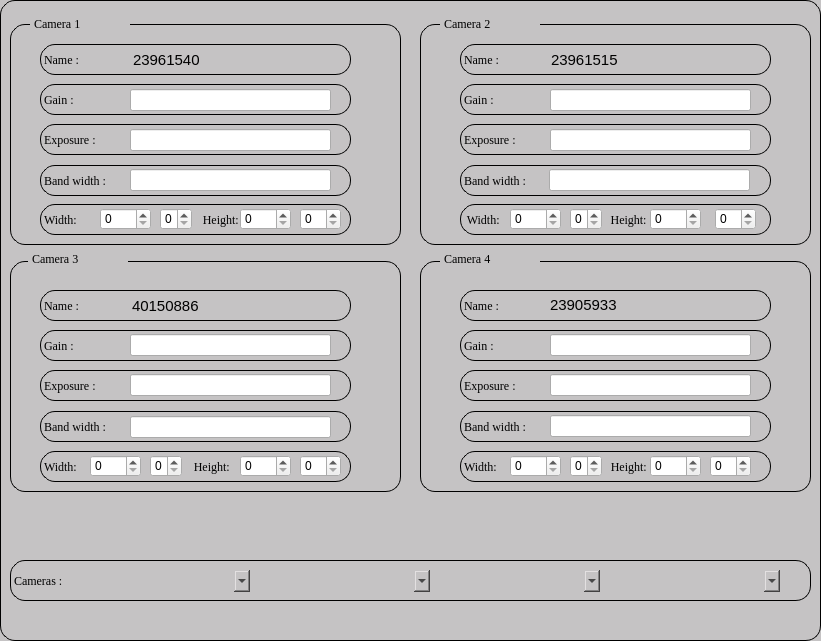
   <widget class="QFrame" name="frame_2">
    <property name="geometry">
     <rect>
      <x>40</x>
      <y>30</y>
      <width>821</width>
      <height>641</height>
     </rect>
    </property>
    <property name="layoutDirection">
     <enum>Qt::RightToLeft</enum>
    </property>
    <property name="styleSheet">
     <string notr="true">QFrame {
	background-color: rgb(197 , 195,196);

	border-radius: 15px;
	border: 1px solid rgb(0,0, 0);
}

</string>
    </property>
    <property name="frameShape">
     <enum>QFrame::StyledPanel</enum>
    </property>
    <property name="frameShadow">
     <enum>QFrame::Raised</enum>
    </property>
    <widget class="QLabel" name="label_15">
     <property name="enabled">
      <bool>false</bool>
     </property>
     <property name="geometry">
      <rect>
       <x>30</x>
       <y>15</y>
       <width>100</width>
       <height>17</height>
      </rect>
     </property>
     <property name="maximumSize">
      <size>
       <width>100</width>
       <height>16777215</height>
      </size>
     </property>
     <property name="font">
      <font>
       <family>Times New Roman</family>
       <pointsize>9</pointsize>
       <kerning>true</kerning>
      </font>
     </property>
     <property name="contextMenuPolicy">
      <enum>Qt::DefaultContextMenu</enum>
     </property>
     <property name="styleSheet">
      <string notr="true">QFrame {
	background-color: rgb(197 , 195,196);
	color:rgb(0,0,0);
	border: 1px solid rgb(197 , 195,196);

}

</string>
     </property>
     <property name="text">
      <string>Camera 1</string>
     </property>
    </widget>
    <widget class="QFrame" name="frame_4">
     <property name="geometry">
      <rect>
       <x>10</x>
       <y>24</y>
       <width>391</width>
       <height>221</height>
      </rect>
     </property>
     <property name="font">
      <font>
       <family>Times New Roman</family>
      </font>
     </property>
     <property name="frameShape">
      <enum>QFrame::StyledPanel</enum>
     </property>
     <property name="frameShadow">
      <enum>QFrame::Raised</enum>
     </property>
     <widget class="QLabel" name="label">
      <property name="geometry">
       <rect>
        <x>30</x>
        <y>20</y>
        <width>311</width>
        <height>31</height>
       </rect>
      </property>
      <property name="font">
       <font>
        <family>Times New Roman</family>
       </font>
      </property>
      <property name="text">
       <string>Name :</string>
      </property>
     </widget>
     <widget class="QLabel" name="label_2">
      <property name="geometry">
       <rect>
        <x>30</x>
        <y>60</y>
        <width>311</width>
        <height>31</height>
       </rect>
      </property>
      <property name="font">
       <font>
        <family>Times New Roman</family>
       </font>
      </property>
      <property name="text">
       <string>Gain :</string>
      </property>
     </widget>
     <widget class="QLabel" name="label_3">
      <property name="geometry">
       <rect>
        <x>30</x>
        <y>100</y>
        <width>311</width>
        <height>31</height>
       </rect>
      </property>
      <property name="font">
       <font>
        <family>Times New Roman</family>
       </font>
      </property>
      <property name="text">
       <string>Exposure :</string>
      </property>
     </widget>
     <widget class="QLabel" name="label_4">
      <property name="geometry">
       <rect>
        <x>30</x>
        <y>141</y>
        <width>311</width>
        <height>31</height>
       </rect>
      </property>
      <property name="font">
       <font>
        <family>Times New Roman</family>
       </font>
      </property>
      <property name="text">
       <string>Band width :</string>
      </property>
     </widget>
     <widget class="QLabel" name="label_23">
      <property name="geometry">
       <rect>
        <x>30</x>
        <y>180</y>
        <width>311</width>
        <height>31</height>
       </rect>
      </property>
      <property name="font">
       <font>
        <family>Times New Roman</family>
       </font>
      </property>
      <property name="text">
       <string>Width:                                          Height:   </string>
      </property>
     </widget>
     <widget class="QLineEdit" name="line_gain_cam_1">
      <property name="geometry">
       <rect>
        <x>120</x>
        <y>65</y>
        <width>201</width>
        <height>22</height>
       </rect>
      </property>
     </widget>
     <widget class="QLineEdit" name="line_exposure_cam_1">
      <property name="geometry">
       <rect>
        <x>120</x>
        <y>105</y>
        <width>201</width>
        <height>22</height>
       </rect>
      </property>
     </widget>
     <widget class="QLineEdit" name="line_bandwight_cam_1">
      <property name="geometry">
       <rect>
        <x>120</x>
        <y>145</y>
        <width>201</width>
        <height>22</height>
       </rect>
      </property>
     </widget>
     <widget class="QSpinBox" name="line_height_cam_1">
      <property name="geometry">
       <rect>
        <x>230</x>
        <y>184</y>
        <width>51</width>
        <height>22</height>
       </rect>
      </property>
      <property name="layoutDirection">
       <enum>Qt::LeftToRight</enum>
      </property>
      <property name="maximum">
       <number>20000</number>
      </property>
     </widget>
     <widget class="QSpinBox" name="line_width_cam_1">
      <property name="geometry">
       <rect>
        <x>90</x>
        <y>184</y>
        <width>51</width>
        <height>22</height>
       </rect>
      </property>
      <property name="layoutDirection">
       <enum>Qt::LeftToRight</enum>
      </property>
      <property name="maximum">
       <number>20000</number>
      </property>
     </widget>
     <widget class="QLabel" name="label_26">
      <property name="geometry">
       <rect>
        <x>123</x>
        <y>28</y>
        <width>71</width>
        <height>16</height>
       </rect>
      </property>
      <property name="font">
       <font>
        <pointsize>11</pointsize>
       </font>
      </property>
      <property name="styleSheet">
       <string notr="true">border:None;</string>
      </property>
      <property name="text">
       <string>23961540</string>
      </property>
     </widget>
     <widget class="QSpinBox" name="line_offset_y_cam_1">
      <property name="geometry">
       <rect>
        <x>290</x>
        <y>184</y>
        <width>41</width>
        <height>22</height>
       </rect>
      </property>
      <property name="layoutDirection">
       <enum>Qt::LeftToRight</enum>
      </property>
      <property name="maximum">
       <number>20000</number>
      </property>
     </widget>
     <widget class="QSpinBox" name="line_offset_x_cam_1">
      <property name="geometry">
       <rect>
        <x>150</x>
        <y>184</y>
        <width>32</width>
        <height>22</height>
       </rect>
      </property>
      <property name="layoutDirection">
       <enum>Qt::LeftToRight</enum>
      </property>
      <property name="maximum">
       <number>20000</number>
      </property>
     </widget>
    </widget>
    <widget class="QFrame" name="frame_5">
     <property name="geometry">
      <rect>
       <x>420</x>
       <y>24</y>
       <width>391</width>
       <height>221</height>
      </rect>
     </property>
     <property name="font">
      <font>
       <family>Times New Roman</family>
      </font>
     </property>
     <property name="frameShape">
      <enum>QFrame::StyledPanel</enum>
     </property>
     <property name="frameShadow">
      <enum>QFrame::Raised</enum>
     </property>
     <widget class="QLabel" name="label_5">
      <property name="geometry">
       <rect>
        <x>40</x>
        <y>141</y>
        <width>311</width>
        <height>31</height>
       </rect>
      </property>
      <property name="font">
       <font>
        <family>Times New Roman</family>
       </font>
      </property>
      <property name="text">
       <string>Band width :</string>
      </property>
     </widget>
     <widget class="QLabel" name="label_6">
      <property name="geometry">
       <rect>
        <x>40</x>
        <y>60</y>
        <width>311</width>
        <height>31</height>
       </rect>
      </property>
      <property name="font">
       <font>
        <family>Times New Roman</family>
       </font>
      </property>
      <property name="text">
       <string>Gain :</string>
      </property>
     </widget>
     <widget class="QLabel" name="label_7">
      <property name="geometry">
       <rect>
        <x>40</x>
        <y>100</y>
        <width>311</width>
        <height>31</height>
       </rect>
      </property>
      <property name="font">
       <font>
        <family>Times New Roman</family>
       </font>
      </property>
      <property name="text">
       <string>Exposure :</string>
      </property>
     </widget>
     <widget class="QLabel" name="label_8">
      <property name="geometry">
       <rect>
        <x>40</x>
        <y>20</y>
        <width>311</width>
        <height>31</height>
       </rect>
      </property>
      <property name="font">
       <font>
        <family>Times New Roman</family>
       </font>
      </property>
      <property name="text">
       <string>Name :</string>
      </property>
     </widget>
     <widget class="QLabel" name="label_24">
      <property name="geometry">
       <rect>
        <x>40</x>
        <y>180</y>
        <width>311</width>
        <height>31</height>
       </rect>
      </property>
      <property name="font">
       <font>
        <family>Times New Roman</family>
       </font>
      </property>
      <property name="text">
       <string> Width:                                     Height:   </string>
      </property>
     </widget>
     <widget class="QLineEdit" name="line_gain_cam_2">
      <property name="geometry">
       <rect>
        <x>130</x>
        <y>65</y>
        <width>201</width>
        <height>22</height>
       </rect>
      </property>
     </widget>
     <widget class="QLineEdit" name="line_exposure_cam_2">
      <property name="geometry">
       <rect>
        <x>130</x>
        <y>105</y>
        <width>201</width>
        <height>22</height>
       </rect>
      </property>
     </widget>
     <widget class="QLineEdit" name="line_bandwight_cam_2">
      <property name="geometry">
       <rect>
        <x>129</x>
        <y>145</y>
        <width>201</width>
        <height>22</height>
       </rect>
      </property>
     </widget>
     <widget class="QSpinBox" name="line_height_cam_2">
      <property name="geometry">
       <rect>
        <x>230</x>
        <y>184</y>
        <width>51</width>
        <height>22</height>
       </rect>
      </property>
      <property name="layoutDirection">
       <enum>Qt::LeftToRight</enum>
      </property>
      <property name="maximum">
       <number>20000</number>
      </property>
     </widget>
     <widget class="QSpinBox" name="line_width_cam_2">
      <property name="geometry">
       <rect>
        <x>90</x>
        <y>184</y>
        <width>51</width>
        <height>22</height>
       </rect>
      </property>
      <property name="layoutDirection">
       <enum>Qt::LeftToRight</enum>
      </property>
      <property name="maximum">
       <number>20000</number>
      </property>
     </widget>
     <widget class="QLabel" name="label_29">
      <property name="geometry">
       <rect>
        <x>131</x>
        <y>28</y>
        <width>71</width>
        <height>16</height>
       </rect>
      </property>
      <property name="font">
       <font>
        <pointsize>11</pointsize>
       </font>
      </property>
      <property name="styleSheet">
       <string notr="true">border:None;</string>
      </property>
      <property name="text">
       <string>23961515</string>
      </property>
     </widget>
     <widget class="QSpinBox" name="line_offset_x_cam_2">
      <property name="geometry">
       <rect>
        <x>150</x>
        <y>184</y>
        <width>32</width>
        <height>22</height>
       </rect>
      </property>
      <property name="layoutDirection">
       <enum>Qt::LeftToRight</enum>
      </property>
      <property name="maximum">
       <number>20000</number>
      </property>
     </widget>
     <widget class="QSpinBox" name="line_offset_y_cam_2">
      <property name="geometry">
       <rect>
        <x>295</x>
        <y>184</y>
        <width>41</width>
        <height>22</height>
       </rect>
      </property>
      <property name="layoutDirection">
       <enum>Qt::LeftToRight</enum>
      </property>
      <property name="maximum">
       <number>20000</number>
      </property>
     </widget>
    </widget>
    <widget class="QLabel" name="label_16">
     <property name="enabled">
      <bool>false</bool>
     </property>
     <property name="geometry">
      <rect>
       <x>440</x>
       <y>15</y>
       <width>100</width>
       <height>17</height>
      </rect>
     </property>
     <property name="maximumSize">
      <size>
       <width>100</width>
       <height>16777215</height>
      </size>
     </property>
     <property name="font">
      <font>
       <family>Times New Roman</family>
       <pointsize>9</pointsize>
       <kerning>true</kerning>
      </font>
     </property>
     <property name="contextMenuPolicy">
      <enum>Qt::DefaultContextMenu</enum>
     </property>
     <property name="styleSheet">
      <string notr="true">QFrame {
	background-color: rgb(197 , 195,196);
	color:rgb(0,0,0);
	border: 1px solid rgb(197 , 195,196);

}

</string>
     </property>
     <property name="text">
      <string>Camera 2</string>
     </property>
    </widget>
    <widget class="QFrame" name="frame_6">
     <property name="geometry">
      <rect>
       <x>420</x>
       <y>261</y>
       <width>391</width>
       <height>231</height>
      </rect>
     </property>
     <property name="font">
      <font>
       <family>Times New Roman</family>
      </font>
     </property>
     <property name="frameShape">
      <enum>QFrame::StyledPanel</enum>
     </property>
     <property name="frameShadow">
      <enum>QFrame::Raised</enum>
     </property>
     <widget class="QLabel" name="label_9">
      <property name="geometry">
       <rect>
        <x>40</x>
        <y>150</y>
        <width>311</width>
        <height>31</height>
       </rect>
      </property>
      <property name="font">
       <font>
        <family>Times New Roman</family>
       </font>
      </property>
      <property name="text">
       <string>Band width :</string>
      </property>
     </widget>
     <widget class="QLabel" name="label_10">
      <property name="geometry">
       <rect>
        <x>40</x>
        <y>29</y>
        <width>311</width>
        <height>31</height>
       </rect>
      </property>
      <property name="font">
       <font>
        <family>Times New Roman</family>
       </font>
      </property>
      <property name="text">
       <string>Name :</string>
      </property>
     </widget>
     <widget class="QLabel" name="label_11">
      <property name="geometry">
       <rect>
        <x>40</x>
        <y>109</y>
        <width>311</width>
        <height>31</height>
       </rect>
      </property>
      <property name="font">
       <font>
        <family>Times New Roman</family>
       </font>
      </property>
      <property name="text">
       <string>Exposure :</string>
      </property>
     </widget>
     <widget class="QLabel" name="label_12">
      <property name="geometry">
       <rect>
        <x>40</x>
        <y>69</y>
        <width>311</width>
        <height>31</height>
       </rect>
      </property>
      <property name="font">
       <font>
        <family>Times New Roman</family>
       </font>
      </property>
      <property name="text">
       <string>Gain :</string>
      </property>
     </widget>
     <widget class="QLabel" name="label_28">
      <property name="geometry">
       <rect>
        <x>40</x>
        <y>190</y>
        <width>311</width>
        <height>31</height>
       </rect>
      </property>
      <property name="font">
       <font>
        <family>Times New Roman</family>
       </font>
      </property>
      <property name="text">
       <string>Width:                                      Height:   </string>
      </property>
     </widget>
     <widget class="QSpinBox" name="spinBox_5">
      <property name="geometry">
       <rect>
        <x>-150</x>
        <y>200</y>
        <width>61</width>
        <height>22</height>
       </rect>
      </property>
      <property name="layoutDirection">
       <enum>Qt::LeftToRight</enum>
      </property>
     </widget>
     <widget class="QSpinBox" name="spinBox_6">
      <property name="geometry">
       <rect>
        <x>-257</x>
        <y>200</y>
        <width>61</width>
        <height>22</height>
       </rect>
      </property>
      <property name="layoutDirection">
       <enum>Qt::LeftToRight</enum>
      </property>
     </widget>
     <widget class="QSpinBox" name="line_width_cam_4">
      <property name="geometry">
       <rect>
        <x>90</x>
        <y>194</y>
        <width>51</width>
        <height>22</height>
       </rect>
      </property>
      <property name="layoutDirection">
       <enum>Qt::LeftToRight</enum>
      </property>
      <property name="maximum">
       <number>20000</number>
      </property>
     </widget>
     <widget class="QSpinBox" name="line_height_cam_4">
      <property name="geometry">
       <rect>
        <x>230</x>
        <y>194</y>
        <width>51</width>
        <height>22</height>
       </rect>
      </property>
      <property name="layoutDirection">
       <enum>Qt::LeftToRight</enum>
      </property>
      <property name="maximum">
       <number>20000</number>
      </property>
     </widget>
     <widget class="QLineEdit" name="line_bandwight_cam_4">
      <property name="geometry">
       <rect>
        <x>130</x>
        <y>154</y>
        <width>201</width>
        <height>22</height>
       </rect>
      </property>
     </widget>
     <widget class="QLineEdit" name="line_gain_cam_4">
      <property name="geometry">
       <rect>
        <x>130</x>
        <y>73</y>
        <width>201</width>
        <height>22</height>
       </rect>
      </property>
     </widget>
     <widget class="QLineEdit" name="line_exposure_cam_4">
      <property name="geometry">
       <rect>
        <x>130</x>
        <y>113</y>
        <width>201</width>
        <height>22</height>
       </rect>
      </property>
     </widget>
     <widget class="QLabel" name="label_31">
      <property name="geometry">
       <rect>
        <x>130</x>
        <y>36</y>
        <width>71</width>
        <height>16</height>
       </rect>
      </property>
      <property name="font">
       <font>
        <pointsize>11</pointsize>
       </font>
      </property>
      <property name="styleSheet">
       <string notr="true">border:None;</string>
      </property>
      <property name="text">
       <string>23905933</string>
      </property>
     </widget>
     <widget class="QSpinBox" name="line_offset_x_cam_4">
      <property name="geometry">
       <rect>
        <x>150</x>
        <y>194</y>
        <width>32</width>
        <height>22</height>
       </rect>
      </property>
      <property name="layoutDirection">
       <enum>Qt::LeftToRight</enum>
      </property>
      <property name="maximum">
       <number>20000</number>
      </property>
     </widget>
     <widget class="QSpinBox" name="line_offset_y_cam_4">
      <property name="geometry">
       <rect>
        <x>290</x>
        <y>194</y>
        <width>41</width>
        <height>22</height>
       </rect>
      </property>
      <property name="layoutDirection">
       <enum>Qt::LeftToRight</enum>
      </property>
      <property name="maximum">
       <number>20000</number>
      </property>
     </widget>
    </widget>
    <widget class="QLabel" name="label_18">
     <property name="enabled">
      <bool>false</bool>
     </property>
     <property name="geometry">
      <rect>
       <x>440</x>
       <y>250</y>
       <width>100</width>
       <height>17</height>
      </rect>
     </property>
     <property name="maximumSize">
      <size>
       <width>100</width>
       <height>16777215</height>
      </size>
     </property>
     <property name="font">
      <font>
       <family>Times New Roman</family>
       <pointsize>9</pointsize>
       <kerning>true</kerning>
      </font>
     </property>
     <property name="contextMenuPolicy">
      <enum>Qt::DefaultContextMenu</enum>
     </property>
     <property name="styleSheet">
      <string notr="true">QFrame {
	background-color: rgb(197 , 195,196);
	color:rgb(0,0,0);
	border: 1px solid rgb(197 , 195,196);

}

</string>
     </property>
     <property name="text">
      <string>Camera 4</string>
     </property>
    </widget>
    <widget class="QFrame" name="frame_7">
     <property name="geometry">
      <rect>
       <x>10</x>
       <y>261</y>
       <width>391</width>
       <height>231</height>
      </rect>
     </property>
     <property name="font">
      <font>
       <family>Times New Roman</family>
      </font>
     </property>
     <property name="frameShape">
      <enum>QFrame::StyledPanel</enum>
     </property>
     <property name="frameShadow">
      <enum>QFrame::Raised</enum>
     </property>
     <widget class="QLabel" name="label_13">
      <property name="geometry">
       <rect>
        <x>30</x>
        <y>150</y>
        <width>311</width>
        <height>31</height>
       </rect>
      </property>
      <property name="font">
       <font>
        <family>Times New Roman</family>
       </font>
      </property>
      <property name="text">
       <string>Band width :</string>
      </property>
     </widget>
     <widget class="QLabel" name="label_14">
      <property name="geometry">
       <rect>
        <x>30</x>
        <y>69</y>
        <width>311</width>
        <height>31</height>
       </rect>
      </property>
      <property name="font">
       <font>
        <family>Times New Roman</family>
       </font>
      </property>
      <property name="text">
       <string>Gain :</string>
      </property>
     </widget>
     <widget class="QLabel" name="label_19">
      <property name="geometry">
       <rect>
        <x>30</x>
        <y>109</y>
        <width>311</width>
        <height>31</height>
       </rect>
      </property>
      <property name="font">
       <font>
        <family>Times New Roman</family>
       </font>
      </property>
      <property name="text">
       <string>Exposure :</string>
      </property>
     </widget>
     <widget class="QLabel" name="label_20">
      <property name="geometry">
       <rect>
        <x>30</x>
        <y>29</y>
        <width>311</width>
        <height>31</height>
       </rect>
      </property>
      <property name="font">
       <font>
        <family>Times New Roman</family>
       </font>
      </property>
      <property name="text">
       <string>Name :</string>
      </property>
     </widget>
     <widget class="QLabel" name="label_27">
      <property name="geometry">
       <rect>
        <x>30</x>
        <y>190</y>
        <width>311</width>
        <height>31</height>
       </rect>
      </property>
      <property name="font">
       <font>
        <family>Times New Roman</family>
       </font>
      </property>
      <property name="text">
       <string>Width:                                       Height:   </string>
      </property>
     </widget>
     <widget class="QSpinBox" name="line_height_cam_3">
      <property name="geometry">
       <rect>
        <x>230</x>
        <y>194</y>
        <width>51</width>
        <height>22</height>
       </rect>
      </property>
      <property name="layoutDirection">
       <enum>Qt::LeftToRight</enum>
      </property>
      <property name="maximum">
       <number>20000</number>
      </property>
     </widget>
     <widget class="QSpinBox" name="line_width_cam_3">
      <property name="geometry">
       <rect>
        <x>80</x>
        <y>194</y>
        <width>51</width>
        <height>22</height>
       </rect>
      </property>
      <property name="layoutDirection">
       <enum>Qt::LeftToRight</enum>
      </property>
      <property name="maximum">
       <number>20000</number>
      </property>
     </widget>
     <widget class="QLineEdit" name="line_bandwight_cam_3">
      <property name="geometry">
       <rect>
        <x>120</x>
        <y>155</y>
        <width>201</width>
        <height>22</height>
       </rect>
      </property>
     </widget>
     <widget class="QLineEdit" name="line_gain_cam_3">
      <property name="geometry">
       <rect>
        <x>120</x>
        <y>73</y>
        <width>201</width>
        <height>22</height>
       </rect>
      </property>
     </widget>
     <widget class="QLineEdit" name="line_exposure_cam_3">
      <property name="geometry">
       <rect>
        <x>120</x>
        <y>113</y>
        <width>201</width>
        <height>22</height>
       </rect>
      </property>
     </widget>
     <widget class="QLabel" name="label_30">
      <property name="geometry">
       <rect>
        <x>122</x>
        <y>37</y>
        <width>71</width>
        <height>16</height>
       </rect>
      </property>
      <property name="font">
       <font>
        <pointsize>11</pointsize>
       </font>
      </property>
      <property name="styleSheet">
       <string notr="true">border:None;</string>
      </property>
      <property name="text">
       <string>40150886</string>
      </property>
     </widget>
     <widget class="QSpinBox" name="line_offset_x_cam_3">
      <property name="geometry">
       <rect>
        <x>140</x>
        <y>194</y>
        <width>32</width>
        <height>22</height>
       </rect>
      </property>
      <property name="layoutDirection">
       <enum>Qt::LeftToRight</enum>
      </property>
      <property name="maximum">
       <number>20000</number>
      </property>
     </widget>
     <widget class="QSpinBox" name="line_offset_y_cam_3">
      <property name="geometry">
       <rect>
        <x>290</x>
        <y>194</y>
        <width>41</width>
        <height>22</height>
       </rect>
      </property>
      <property name="layoutDirection">
       <enum>Qt::LeftToRight</enum>
      </property>
      <property name="maximum">
       <number>20000</number>
      </property>
     </widget>
    </widget>
    <widget class="QLabel" name="label_17">
     <property name="enabled">
      <bool>false</bool>
     </property>
     <property name="geometry">
      <rect>
       <x>28</x>
       <y>250</y>
       <width>100</width>
       <height>17</height>
      </rect>
     </property>
     <property name="maximumSize">
      <size>
       <width>100</width>
       <height>16777215</height>
      </size>
     </property>
     <property name="font">
      <font>
       <family>Times New Roman</family>
       <pointsize>9</pointsize>
       <kerning>true</kerning>
      </font>
     </property>
     <property name="contextMenuPolicy">
      <enum>Qt::DefaultContextMenu</enum>
     </property>
     <property name="styleSheet">
      <string notr="true">QFrame {
	background-color: rgb(197 , 195,196);
	color:rgb(0,0,0);
	border: 1px solid rgb(197 , 195,196);

}

</string>
     </property>
     <property name="text">
      <string>Camera 3</string>
     </property>
    </widget>
    <widget class="QComboBox" name="comboBox_1">
     <property name="geometry">
      <rect>
       <x>120</x>
       <y>570</y>
       <width>130</width>
       <height>22</height>
      </rect>
     </property>
     <property name="font">
      <font>
       <stylestrategy>PreferDefault</stylestrategy>
      </font>
     </property>
     <property name="layoutDirection">
      <enum>Qt::LeftToRight</enum>
     </property>
     <property name="styleSheet">
      <string notr="true">QComboBox {
	background-color: rgb(197 , 195,196);
	color:rgb(0,0,0);
	border:0px solid rgb(0,0,0);
	border-radius: 0px;

}

</string>
     </property>
    </widget>
    <widget class="QLabel" name="label_25">
     <property name="geometry">
      <rect>
       <x>10</x>
       <y>560</y>
       <width>801</width>
       <height>41</height>
      </rect>
     </property>
     <property name="font">
      <font>
       <family>Times New Roman</family>
      </font>
     </property>
     <property name="styleSheet">
      <string notr="true">QFrame {
	background-color: rgb(197 , 195,196);

	border-radius: 15px;
	border: 1px solid rgb(0,0, 0);
}

</string>
     </property>
     <property name="text">
      <string>Cameras : </string>
     </property>
    </widget>
    <widget class="QComboBox" name="comboBox_2">
     <property name="geometry">
      <rect>
       <x>300</x>
       <y>570</y>
       <width>130</width>
       <height>22</height>
      </rect>
     </property>
     <property name="layoutDirection">
      <enum>Qt::LeftToRight</enum>
     </property>
     <property name="styleSheet">
      <string notr="true">QComboBox {
	background-color: rgb(197 , 195,196);
	color:rgb(0,0,0);
	border:0px solid rgb(0,0,0);
	border-radius: 0px;

}

</string>
     </property>
    </widget>
    <widget class="QComboBox" name="comboBox_3">
     <property name="geometry">
      <rect>
       <x>470</x>
       <y>570</y>
       <width>130</width>
       <height>22</height>
      </rect>
     </property>
     <property name="layoutDirection">
      <enum>Qt::LeftToRight</enum>
     </property>
     <property name="styleSheet">
      <string notr="true">QComboBox {
	background-color: rgb(197 , 195,196);
	color:rgb(0,0,0);
	border:0px solid rgb(0,0,0);
	border-radius: 0px;

}

</string>
     </property>
    </widget>
    <widget class="QComboBox" name="comboBox_4">
     <property name="geometry">
      <rect>
       <x>650</x>
       <y>570</y>
       <width>130</width>
       <height>22</height>
      </rect>
     </property>
     <property name="layoutDirection">
      <enum>Qt::LeftToRight</enum>
     </property>
     <property name="styleSheet">
      <string notr="true">QComboBox {
	background-color: rgb(197 , 195,196);
	color:rgb(0,0,0);
	border:0px solid rgb(0,0,0);
	border-radius: 0px;

}

</string>
     </property>
    </widget>
    <zorder>frame_7</zorder>
    <zorder>frame_5</zorder>
    <zorder>frame_4</zorder>
    <zorder>label_15</zorder>
    <zorder>label_16</zorder>
    <zorder>frame_6</zorder>
    <zorder>label_18</zorder>
    <zorder>label_17</zorder>
    <zorder>label_25</zorder>
    <zorder>comboBox_1</zorder>
    <zorder>comboBox_2</zorder>
    <zorder>comboBox_3</zorder>
    <zorder>comboBox_4</zorder>
   </widget>
